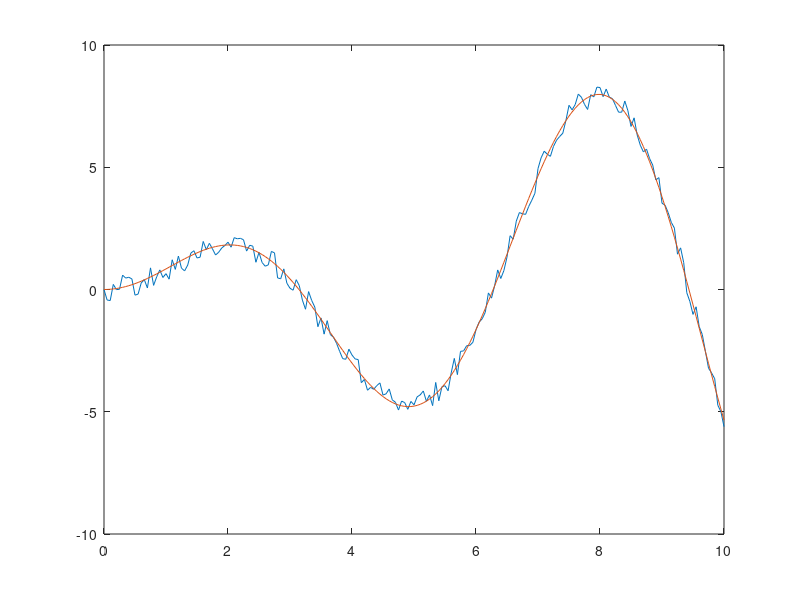

Write MATLAB code to recreate this figure. (Note: this script raises an error after producing the figure.)
clc
clear
close all

X = [0:0.05:10];
Y = 0.001*X.^2 + X.*sin(X);
Noise = rand(size(X));
Noise = Noise - mean(Noise);

Noisy_Y = Y+Noise;

plot(X,Noisy_Y,X,Y)

nftool
